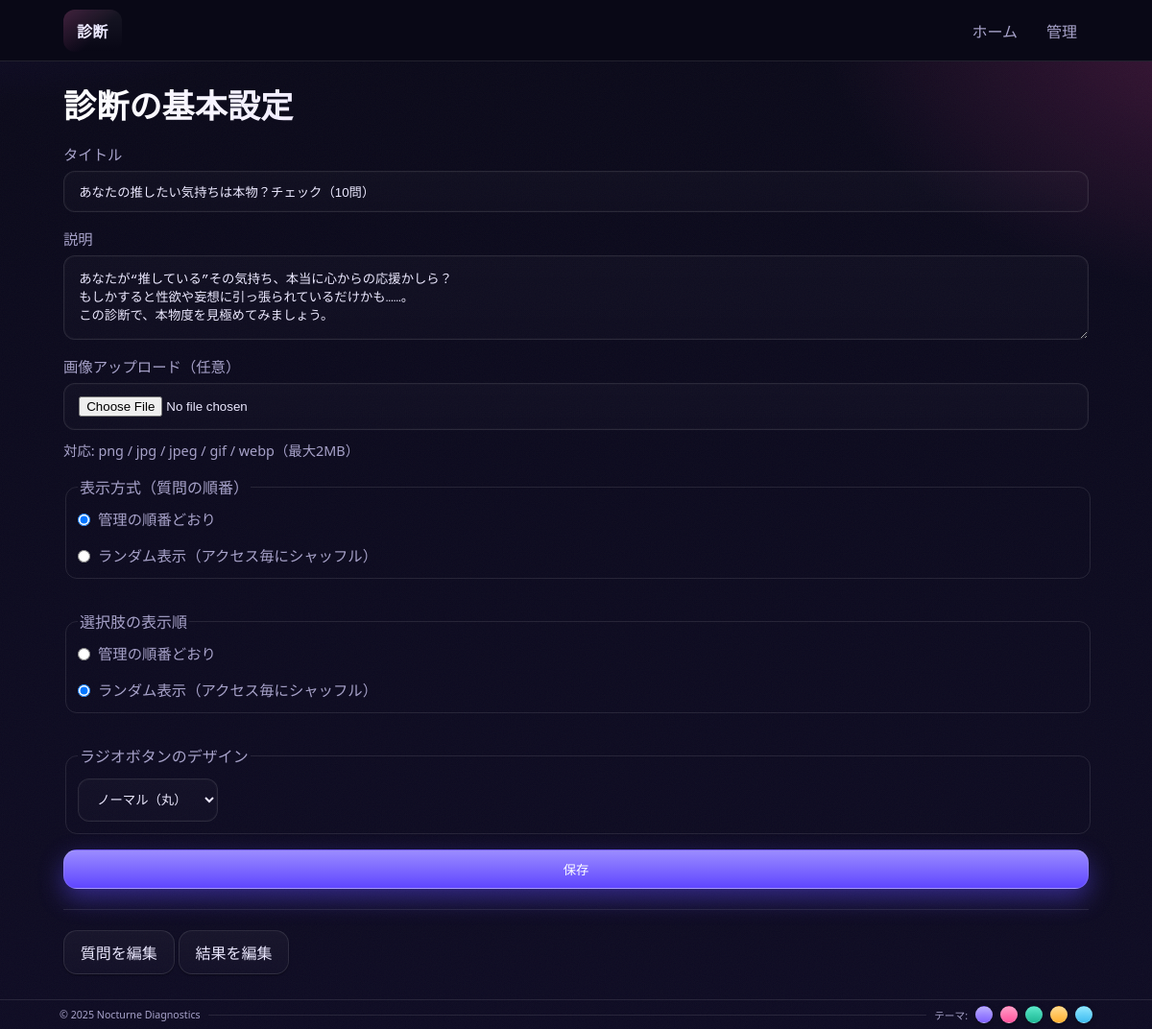
/admin/quiz/3/edit (signed in), run on the app's committed database.
### models.py (models this page shows)
class Quiz(db.Model):
    id = db.Column(db.Integer, primary_key=True)
    title = db.Column(db.String(200), nullable=False)
    description = db.Column(db.Text, default="")
    display_mode = db.Column(db.String(20), nullable=False, default="ordered")
    choice_mode = db.Column(db.String(20), nullable=False, default="ordered")
    image_url = db.Column(db.String(500), nullable=True)
    choice_style = db.Column(db.String(20), nullable=False, default="normal")
    traits = db.relationship("Trait", backref="quiz", cascade="all, delete-orphan")
    questions = db.relationship("Question", backref="quiz", cascade="all, delete-orphan")
    results = db.relationship("Result", backref="quiz", cascade="all, delete-orphan")

### blueprints/admin/routes.py (the view, shortened to what this page needs)
@bp.route("/quiz/<int:quiz_id>/edit", methods=["GET", "POST"])
@login_required
def quiz_edit(quiz_id: int):
    quiz = Quiz.query.get_or_404(quiz_id)
    return render_template("admin/quiz_edit.html", quiz=quiz)

### blueprints/admin/routes.py (called while the page is built)
def is_logged_in() -> bool:
    return bool(session.get("admin_user_id"))

def login_required(func: Callable) -> Callable:
    @wraps(func)
    def wrapper(*args, **kwargs):
        if not is_logged_in():
            return redirect(url_for("admin.login"))
        return func(*args, **kwargs)
    return wrapper

### templates/admin/quiz_edit.html (shortened to what this page needs)
{% extends "base.html" %}
{% block content %}
<h1>診断の基本設定</h1>
<form method="post" class="form" enctype="multipart/form-data">
  <label>タイトル
    <input type="text" name="title" value="{{ quiz.title if quiz else '' }}" required>
  </label>
  <label>説明
    <textarea name="description" rows="4">{{ quiz.description if quiz else '' }}</textarea>
  </label>
  <label>画像アップロード（任意）
    <input type="file" name="image_file" accept="image/*">
    <span class="muted" style="display:block;font-size:.9rem;margin-top:.25rem;">
      対応: png / jpg / jpeg / gif / webp（最大2MB）
    </span>
  </label>
  {% if quiz %}
  <fieldset class="form" style="border:1px solid var(--line); padding:12px; border-radius:12px">
    <legend class="muted">表示方式（質問の順番）</legend>
    <label><input type="radio" name="display_mode" value="ordered" {% if quiz.display_mode != 'random' %}checked{% endif %}> 管理の順番どおり</label>
    <label><input type="radio" name="display_mode" value="random" {% if quiz.display_mode == 'random' %}checked{% endif %}> ランダム表示（アクセス毎にシャッフル）</label>
  </fieldset>
  <fieldset class="form" style="border:1px solid var(--line); padding:12px; border-radius:12px; margin-top:1rem">
    <legend class="muted">選択肢の表示順</legend>
    <label><input type="radio" name="choice_mode" value="ordered" {% if quiz.choice_mode != 'random' %}checked{% endif %}> 管理の順番どおり</label>
    <label><input type="radio" name="choice_mode" value="random" {% if quiz.choice_mode == 'random' %}checked{% endif %}> ランダム表示（アクセス毎にシャッフル）</label>
  </fieldset>
  <fieldset class="form" style="border:1px solid var(--line); padding:12px; border-radius:12px; margin-top:1rem">
    <legend class="muted">ラジオボタンのデザイン</legend>
    <label>
      <select name="choice_style">
        <option value="normal"  {% if quiz.choice_style == 'normal' %}selected{% endif %}>ノーマル（丸）</option>
      </select>
    </label>
  </fieldset>
  {% endif %}
  <button class="btn primary" type="submit">保存</button>
</form>
{% if quiz %}
<hr>
<p>
  <a class="btn" href="{{ url_for('admin.questions', quiz_id=quiz.id) }}">質問を編集</a>
  <a class="btn" href="{{ url_for('admin.results', quiz_id=quiz.id) }}">結果を編集</a>
</p>
{% endif %}
{% endblock %}

### static/css/main.css (style rules this page uses)
:root { --bg: #090816; --bg2:#0e0b22; --card:#12102a; --line: rgba(255,255,255,.10); --text:#ece9ff; --text-muted:#a7a2c9; --primary:#9b8cff; --primary-strong:#5f46ff; --magenta:#ff5bb4; --ok:#66e0b8; --warn:#ffd166; --danger:#ff6b8a; --shadow-sm: 0 1px 2px rgba(0,0,0,.35); --shadow-md: 0 16px 40px rgba(22, 15, 64, .55); --radius: 16px; --radius-sm:12px; --radius-lg:22px; --fs-1: clamp(24px, 3.2vw, 34px); --fs-2: clamp(18px, 2.2vw, 22px); --fs-3: clamp(16px, 2.0vw, 18px); --fs-4: 14px; --card-surface: linear-gradient(180deg, rgba(255,255,255,.03), rgba(255,255,255,.02)); --card-stroke: rgba(255,255,255,.10); --card-glow-a: rgba(255,91,180,.22); --card-glow-b: rgba(155,140,255,.20); --site-header-height: 64px; }
* { box-sizing: border-box; }
html,body { height:100%; }
body { margin:0; font-family: ui-sans-serif, system-ui, -apple-system, "Segoe UI", Roboto, "Noto Sans JP", "Hiragino Kaku Gothic ProN", "BIZ UDPGothic", sans-serif; color: var(--text); background: var(--bg); position: relative; }
body.theme-nocturne::before { content:""; position:fixed; inset:-15% -15% -15% -15%; z-index:-2; pointer-events:none; background: radial-gradient(1200px 700px at 6% -8%, rgba(125, 70, 255, .25) 0%, transparent 55%), radial-gradient(900px 600px at 95% 12%, rgba(255, 80, 170, .22) 0%, transparent 50%), linear-gradient(180deg, var(--bg) 0%, var(--bg2) 100%); filter: saturate(110%); }
body.theme-nocturne::after { content:""; position:fixed; inset:0; z-index:-1; pointer-events:none; opacity:.8; }
h1 { font-size:var(--fs-1); margin:.3rem 0 1rem; letter-spacing:.2px; background: linear-gradient(90deg, #fff 0%, #e1d8ff 50%, #f7d2ef 100%); -webkit-background-clip:text; background-clip:text; color:transparent; }
.muted { color: var(--text-muted); }
a.btn, .btn { display:inline-block; padding:.64rem 1.05rem; border-radius: 14px; border:1px solid var(--line); background: linear-gradient(180deg, rgba(255,255,255,.04), rgba(255,255,255,.02)); color: var(--text); text-decoration:none; cursor:pointer; transition: transform .12s ease, box-shadow .2s, border-color .2s, background .2s; box-shadow: var(--shadow-sm); }
.btn.primary { background: linear-gradient(180deg, var(--primary), var(--primary-strong)), radial-gradient(500px 130px at 50% -25%, rgba(255,91,180,.28), transparent 70%); border-color: rgba(255,255,255,.12); color:#fff; box-shadow: 0 10px 26px rgba(95,76,255,.45); }
.form { display: grid; gap: 1rem; width: 100%; max-width: 100%; box-sizing: border-box; }
.form label { display:grid; gap:.4rem; font-size:.96rem; color: var(--text-muted); }
.form input[type="text"], .form input[type="password"], .form input[type="number"], .form input[type="url"], .form input[type="file"], .form textarea, .form select { padding:.8rem .95rem; border:1px solid var(--line); border-radius:12px; background: linear-gradient(180deg, rgba(255,255,255,.025), rgba(255,255,255,.015)); color: var(--text); outline:none; box-shadow: inset 0 0 0 1px rgba(255,255,255,.02); transition: border-color .2s, box-shadow .2s, filter .2s; }
hr { border:0; border-top:1px solid var(--line); margin:1.3rem 0; }
:root,[data-theme="violet"] { --primary: #9b8cff; --primary-strong: #5f46ff; --magenta: #ff5bb4; --accent: var(--primary); }
html, body { height: 100%; }
body { min-height: 100vh; display: flex; flex-direction: column; }
fieldset.form label { display: flex; align-items: center; gap: .5rem; line-height: 1.4; }
fieldset.form input[type="radio"] { margin: 0; flex-shrink: 0; }
select, option { color: var(--text); background-color: var(--bg); }

### data on the page
Quiz: title "あなたの推したい気持ちは本物？チェック（10問）", description "あなたが“推している”その気持ち、本当に心からの応援かしら？ もしかすると性欲や妄想に引っ張られているだけかも……。 この診断で、本物度を見極めてみましょう。", display_mode "☑ 管理の順番どおり", display_mode "☐ ランダム表示（アクセス毎にシャッフル）", choice_mode "☐ 管理の順番どおり", choice_mode "☑ ランダム表示（アクセス毎にシャッフル）", choice_style "ノーマル（丸）"
